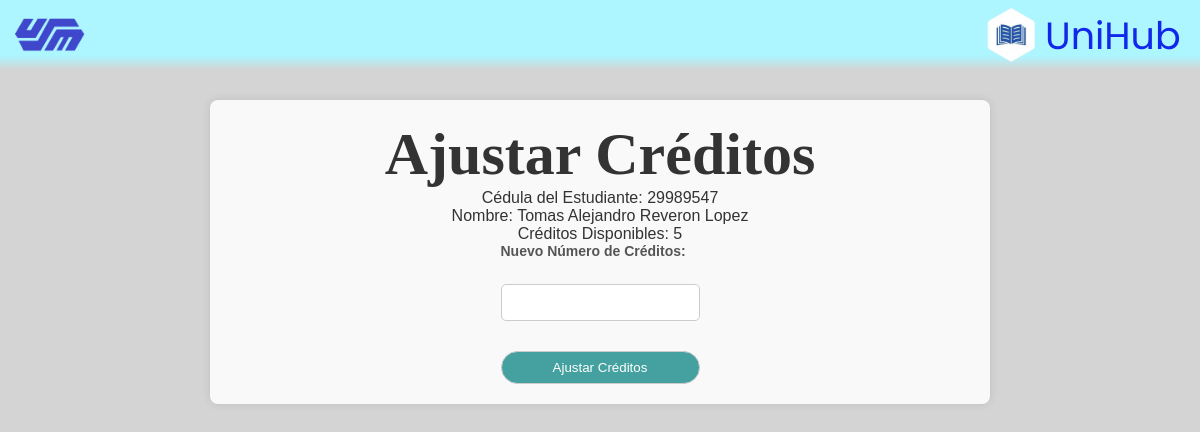
Before: /ajustar_creditos.php?id_estudiante=29989547 with the older database file.
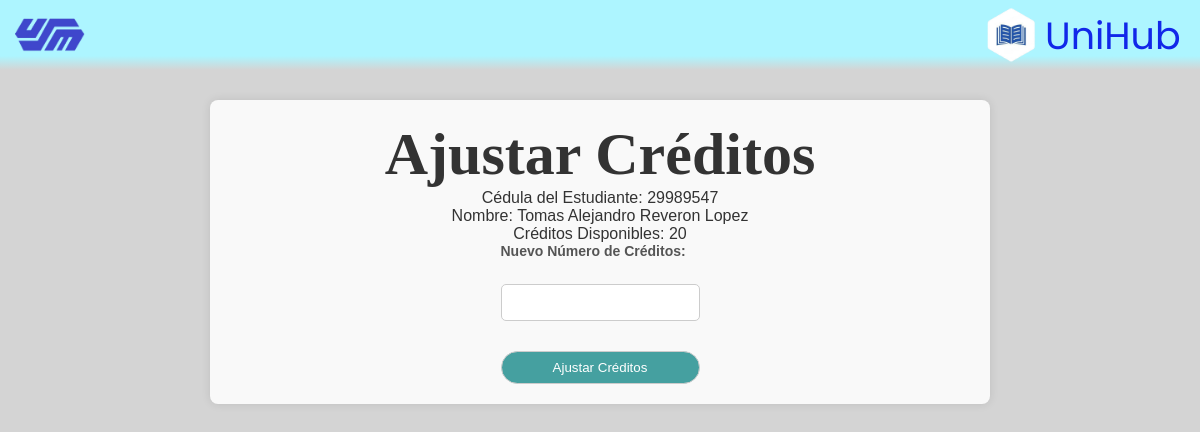
After: the same page with the newer database file.
### tables this page shows
CREATE TABLE IF NOT EXISTS `datos_usuario` (
  `id` int NOT NULL AUTO_INCREMENT,
  `usuario_id` int NOT NULL,
  `cedula` varchar(20) DEFAULT NULL,
  `nombres` varchar(50) DEFAULT NULL,
  `apellidos` varchar(50) DEFAULT NULL,
  `sexo` varchar(10) DEFAULT NULL,
  `telefono` varchar(20) DEFAULT NULL,
  `correo` varchar(50) DEFAULT NULL,
  `direccion` varchar(100) DEFAULT NULL,
  PRIMARY KEY (`id`),
  KEY `usuario_id` (`usuario_id`)
);

CREATE TABLE IF NOT EXISTS `estudiantes` (
  `id` int NOT NULL AUTO_INCREMENT,
  `id_usuario` int NOT NULL,
  `carrera` varchar(100) NOT NULL,
  `semestre` int NOT NULL,
  `creditosdisponibles` int NOT NULL,
  PRIMARY KEY (`id`),
  KEY `id_usuario` (`id_usuario`)
);

### ajustar_creditos.php (the view, shortened to what this page needs)
<!DOCTYPE html>
<html lang="en">
<head>
    <link rel="stylesheet" href="css/style.css">
    <link rel="stylesheet" href="css/principaladministracion.css">
</head>
<body>
    <div class="cabecera">
        <button type="button" id="logoButton">
            <img src="css/logoazul.png" alt="Logo">
        </button>
        <div class="logoempresa">
            <img src="css/logounihubblanco.png" alt="Logo" class="logounihub">
            <p>UniHub</p>
        </div>
    </div>
    <div class="container">
        <h1>Ajustar Créditos</h1>
        <?php
        require 'conexion.php';
        if (isset($_GET['id_estudiante'])) {
            $cedula_estudiante = htmlspecialchars($_GET['id_estudiante']);
            echo "<p>Cédula del Estudiante: $cedula_estudiante</p>";
            $sql_estudiante = "
                SELECT du.nombres, du.apellidos, e.creditosdisponibles, e.id_usuario
                FROM datos_usuario du
                JOIN estudiantes e ON du.usuario_id = e.id_usuario
                WHERE du.cedula = ?
            ";
            if ($stmt_estudiante = $conn->prepare($sql_estudiante)) {
                $stmt_estudiante->bind_param("s", $cedula_estudiante);
                $stmt_estudiante->execute();
                $result_estudiante = $stmt_estudiante->get_result();
                if ($result_estudiante->num_rows > 0) {
                    $row_estudiante = $result_estudiante->fetch_assoc();
                    $nombres = htmlspecialchars($row_estudiante['nombres']);
                    $apellidos = htmlspecialchars($row_estudiante['apellidos']);
                    $creditosdisponibles = htmlspecialchars($row_estudiante['creditosdisponibles']);
                    $id_usuario = htmlspecialchars($row_estudiante['id_usuario']);
                    echo "<p>Nombre: $nombres $apellidos</p>";
                    echo "<p>Créditos Disponibles: $creditosdisponibles</p>";
                    echo "<form action='ajustar_creditos_procesar.php' method='post'>
                            <input type='hidden' name='id_usuario' value='$id_usuario'>
                            <input type='hidden' name='id_estudiante' value='$cedula_estudiante'>
                            <label for='creditos'>Nuevo Número de Créditos:</label>
                            <input type='number' name='creditos' id='creditos' required min='0'>
                            <div class='btn-container'>
                                <button type='submit' class='btn-ajustar'>Ajustar Créditos</button>
                            </div>
                          </form>";
                } else {
                    echo "<p>No se encontró el estudiante con la cédula proporcionada.</p>";
                }
            } else {
                echo "<p>Error al preparar la consulta de estudiante: " . $conn->error . "</p>";
            }
        } else {
            echo "<p>Cédula de estudiante no proporcionada.</p>";
        }
        ?>
    </div>
</body>
</html>

Changed rows visible on the page:
changed through a linked row, datos_usuario "Tomas Alejandro": estudiantes.creditosdisponibles "5" → "20"
